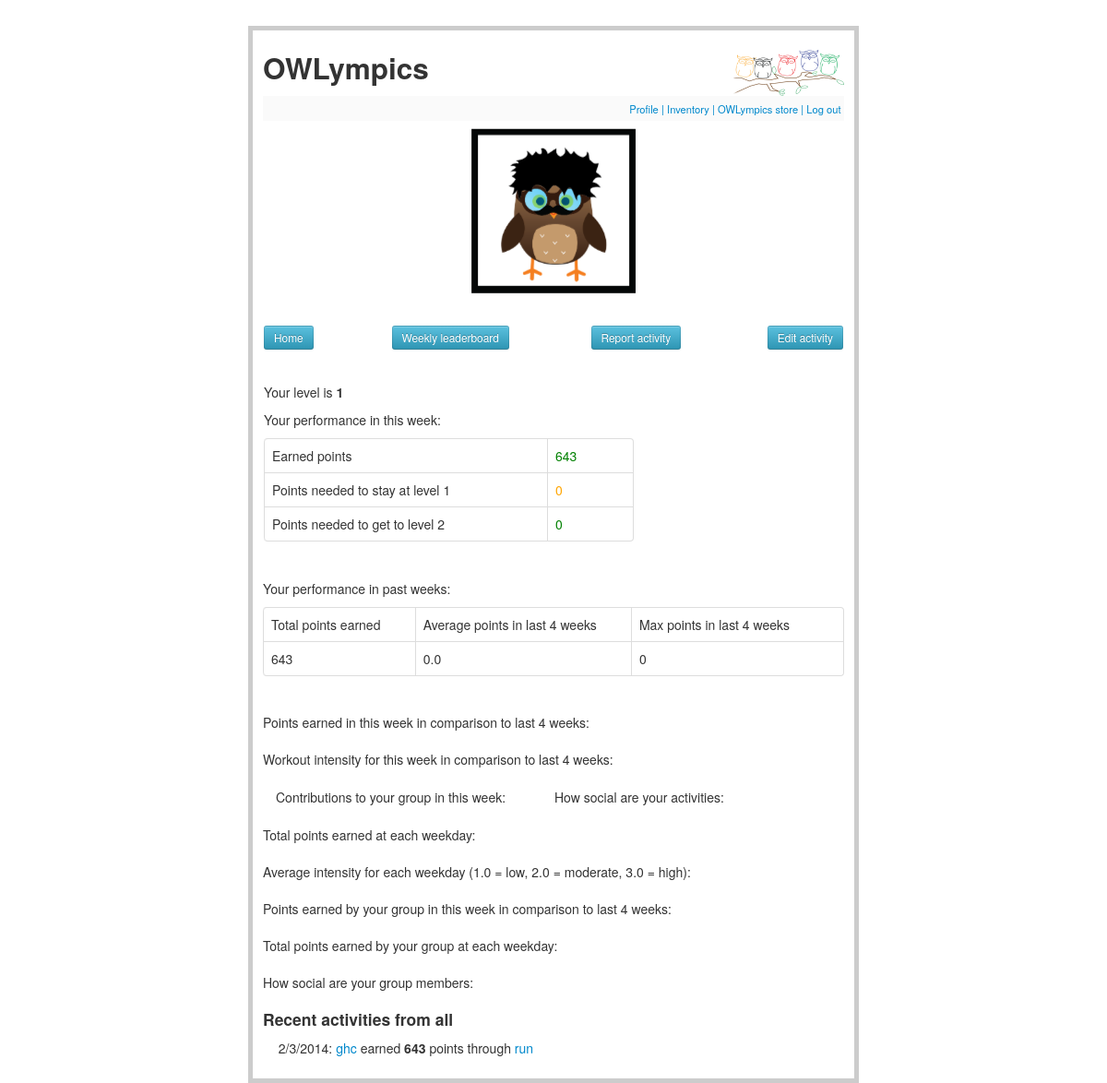
Page /home (signed in) on the committed database.
### tables this page shows
CREATE TABLE activities (
  id integer primary key autoincrement,
  username string not null,
  year integer,
  month integer,
  day integer,
  activity string not null,
  ppl integer,
  low integer,
  moderate integer,
  high integer,
  newpoints integer,
  isthisweek integer,
  note string not null,
  rate integer,
  happiness integer,
  activeness integer,
  hour integer,
  minute integer, 
  second integer
);

### owlympics.py (the view)
@app.route('/home')
def home():
    if not session.get('logged_in'):
        return redirect(url_for('login'))
    db = get_db()
    username = session.get('username')
    cur = db.execute('select newpoints from activities where username = ? and isthisweek = 1', [username])
    newpoints = [row[0] for row in cur.fetchall()]
    points = sum(newpoints)
    level_ind = 'red'
    points_more_same = 200 - points
    points_more_next = 400 - points
    if points_more_same < 0:
        points_more_same = 0
        level_ind = 'yellow'
    if points_more_next < 0:
        points_more_next = 0
        level_ind = 'green'
    cur = db.execute('update points set point = ? where username = ?', [points, username])
    db.commit()
    cur = db.execute('select * from points where username = ?', [username])
    levels = [row[2] for row in cur.fetchall()]
    level = levels[0]
    [intensity_weekday, points_weekday, points_week, low_week, moderate_week, high_week, tweek, weeks, social, activity_type] \
                            = prepare_data.past_activities(DATABASE, username)
    avg_points_week = (points_week[tweek-4] + points_week[tweek-3] + points_week[tweek-2] + points_week[tweek-1]) / 4
    max_points_week = max([points_week[tweek-4], points_week[tweek-3], points_week[tweek-2], points_week[tweek-1]])
    total_points_week = sum(points_week)
    [points_sorted, group_points_week, group_points_weekday, tweek] = prepare_data.group_points(DATABASE, username)
    return render_template('home.html', points = points, points_more_same = points_more_same, points_more_next = points_more_next,
                            level_ind = level_ind, level = level,
                            points_week = points_week, points_weekday = points_weekday, intensity_weekday = intensity_weekday,
                            avg_points_week = avg_points_week, max_points_week = max_points_week, total_points_week = total_points_week,
                            low_week = low_week, moderate_week = moderate_week, high_week = high_week, tweek = tweek, weeks = weeks, social = social,
                            points_sorted = points_sorted, group_points_week = group_points_week, group_points_weekday = group_points_weekday,
                            activity_type = activity_type,
                            activities = activity_feed())

### owlympics.py (called while the page is built)
def get_db():
    top = _app_ctx_stack.top
    if not hasattr(top, 'sqlite_db'):
        top.sqlite_db = sqlite3.connect(app.config['DATABASE'])
    return top.sqlite_db

@app.teardown_appcontext
def close_db_connection(exception):
    top = _app_ctx_stack.top
    if hasattr(top, 'sqlite_db'):
        top.sqlite_db.close()

def get_realname(username):
    db = get_db()
    username = str(username)
    cur = db.execute('select firstname, lastname from profiles where username = ?', [username])
    realnames = [dict(firstname=row[0], lastname=row[1]) for row in cur.fetchall()]
    if len(realnames) == 0:
        return ''
    else:
        realname = realnames[0]
        return str(realname['firstname']) + ' ' + (realname['lastname'])

def get_namepref(username):
    db = get_db()
    username = str(username)
    cur = db.execute('select userealname from profiles where username = ?', [username])
    userealnames = [dict(use=row[0]) for row in cur.fetchall()]
    if len(userealnames) == 0:
        return 0
    else:
        userealname = userealnames[0]
        if (userealname['use'] == 'true'):
            return 1
        else:
            return 0

def activity_feed():
    db = get_db()
    cur = db.execute('select * from activities order by id desc')
    num_activities = 3
    activities = [dict(aid=row[0], username=row[1], year=row[2], month=row[3], day=row[4], activity=row[5], newpoints=row[10],
                       realname=get_realname(row[1]), userealname=get_namepref(row[1])) for row in cur.fetchall()]
    if len(activities) > num_activities:
        activities = activities[0:num_activities]
    return activities

### prepare_data.py (called while the page is built)
def get_db(DATABASE):
    con = None
    con = lite.connect(DATABASE)
    cur = con.cursor()
    return cur

### templates/home.html (shortened to what this page needs)
{% extends "profile.html" %}
{% block profile %}
  {% if session.logged_in %}
  <form id="home">
        <dl>
                <table border="0" align="center" style="table-layout:fixed;">
                <tr>
                <td align="left" style="width:500px;">
                        <br />
                        <dt>Your level is <strong>{{level}}</strong>
                        <dt>Your performance in this week:
                        <table align="center" class="table table-bordered">
                        <tr><td align="center" style="width:400px;">Earned points</td>
                        {% if level_ind == 'green' %}
                        <td align="center" style="width:100px;"><font color='#008000'>{{points}}</td></tr>
                        {% endif %}
                        <tr><td align="center" style="width:400px;">Points needed to stay at level {{level}}</td>
                        <td align="center" style="width:100px;"><font color='#FFA500'>{{points_more_same}}</td></tr>
                        <tr><td align="center" style="width:400px;">Points needed to get to level {{level+1}}</td>
                        <td align="center" style="width:100px;"><font color='#008000'>{{points_more_next}}</td></tr>
                        </table>
                </td>
                <td align="right" style="width:300px;">
                </td>
                </tr>
                </table>
                <br />
                <dt>Your performance in past weeks:
                <table align="center" class="table table-bordered">
                        <tr>
                        <td align="center" style="width:200px;">Total points earned</td>
                        <td align="center" style="width:300px;">Average points in last 4 weeks</td>
                        <td align="center" style="width:300px;">Max points in last 4 weeks</td>
                        </tr>
                        <tr>
                        <td align="center" style="width:200px;">{{total_points_week}}</td>
                        <td align="center" style="width:300px;">{{avg_points_week}}</td>
                        <td align="center" style="width:300px;">{{max_points_week}}</td>
                        </tr>
                </table>
                <br />
                <dt>Points earned in this week in comparison to last 4 weeks:
                <br />
                <dt>Workout intensity for this week in comparison to last 4 weeks:
                <br />
                <table border="0" align="center" style="table-layout:fixed;">
                <tr>
                <td align="left" style="width:300px;">
                <dt>Contributions to your group in this week:
                </td>
                <td align="left" style="width:300px;">
                <dt>How social are your activities:
                </td>
                </tr>
                </table>
                <br />
                <dt>Total points earned at each weekday:
                <br />
                <dt>Average intensity for each weekday (1.0 = low, 2.0 = moderate, 3.0 = high):
                <br />
                <dt>Points earned by your group in this week in comparison to last 4 weeks:
                <br />
                <dt>Total points earned by your group at each weekday:
                <br />
                <dt>How social are your group members:
        </dl>
  </form>
  {% endif %}
{% endblock %}

### templates/profile.html (shortened to what this page needs)
{% extends "layout.html" %}
{% block body %}
        {% if session.logged_in %}
                <table border="0" align="center" style="table-layout:fixed;">
                <tr>
                <td align="left" style="width:100px;"><input type=button class="btn btn-small btn-info" onclick="location.href='{{ url_for('home') }}'" value="Home"></td>
                <td align="center" style="width:250px;"><input type=button class="btn btn-small btn-info" onclick="location.href='{{ url_for('leaderboard') }}'" value="Weekly leaderboard"></td>
                {% if session.admin %}
                <td align="center" style="width:200px;"><input type=button class="btn btn-small btn-info" onclick="location.href='{{ url_for('manage_user') }}'" value="Manage user"></td>
                {% else %}
                <td align="center" style="width:200px;"><input type=button class="btn btn-small btn-info" onclick="location.href='{{ url_for('report_activity') }}'" value="Report activity"></td>
                {% endif %}
                <td align="right" style="width:150px;" ><input type=button class="btn btn-small btn-info" onclick="location.href='{{ url_for('edit_activity') }}'" value="Edit activity"></td>
                </tr>
                </table>
        {% endif %}
        {% block profile %}
        {% endblock %}
        {% if activities %}
                <h4>Recent activities from all</h4>
                <ul class=entries>
                {% for activity in activities %}
                        {% if activity.userealname %}
                                <li>{{activity.month}}/{{activity.day}}/{{activity.year}}: <a href="/view_username/{{activity.username}}">{{activity.realname}}</a> earned <strong>{{activity.newpoints}}</strong> points through <a href="/view_activity/{{activity.aid}}">{{activity.activity}}</a>
                        {% else %}
                                <li>{{activity.month}}/{{activity.day}}/{{activity.year}}: <a href="/view_username/{{activity.username}}">{{activity.username}}</a> earned <strong>{{activity.newpoints}}</strong> points through <a href="/view_activity/{{activity.aid}}">{{activity.activity}}</a>
                        {% endif %}
                {% endfor %}
                </ul>
        {% endif %}
{% endblock %}

### templates/layout.html (shortened to what this page needs)
<!doctype html>
<link rel=stylesheet type=text/css href="{{ url_for('static', filename='style.css') }}">
<link rel=stylesheet type=text/css href="{{ url_for('static', filename='bootstrap.css') }}">
<link rel=stylesheet type=text/css href="{{ url_for('static', filename='cube.css') }}">
<link rel=stylesheet type=text/css href="{{ url_for('static', filename='avatar.css') }}">
<div class=page>
        <h2>OWLympics
                <img src="\static\owls_branch_LOGO2.png" width="120" height="50" align="right" >
        </h2>
        <div class=metanav>
                {% if not session.logged_in %}
                        <a href="{{ url_for('register') }}">Register</a>
                        <a>|</a>
                        <a href="{{ url_for('login') }}">Log in</a>
                {% else %}
                        <a href="{{ url_for('profile_home') }}">Profile</a>
                        <a>|</a>
                        <a href="{{ url_for('gym') }}">Inventory</a>
                        <a>|</a>
                        <a href="{{ url_for('store') }}">OWLympics store</a>
                        <a>|</a>
                        <a href="{{ url_for('logout') }}">Log out</a>
                {% endif %}
        </div>
        <table align="center" border="0">
                {% set rank = 0 %}
                {% set cube_id = -1 %}
                {% for activity in activities %}
                        {% set rank = rank + 1 %}
                        {% set cube_id = cube_id + 1 %}
                        {% if rank == 1 %}
                        <tr style="height:200px;">
                        {% endif %}
                        <td align="center" style="width:200px;">
                                <div id="experiment">
                                        <div id="cube_{{cube_id}}" class="cubewrapper">
                                                <div class="face one">
                                                </div>
                                                <div class="face two">
                                                        <div class="avatar" style="background-image:
                                                                url('static/avatar/Accessories/handlebar.png'),
                                                                url('static/avatar/Hair/the_cure.png'),
                                                                url('static/avatar/Glasses/goggles.png'),
                                                                url('static/avatar/Owls/standard_owl_template.png');">
                                                        </div>
                                                </div>
                                                <div class="face three">
                                                </div>
                                                <div class="face four">
                                                </div>
                                                <div class="face five">
                                                </div>
                                                <div class="face six">
                                                </div>
                                        </div>
                                </div>
                        </td>
                {% endfor %}
                </tr>
        </table>
        {% block body %}
        {% endblock %}
</div>

### static/style.css (style rules this page uses)
a, h1, h2 { color: #377BA8; }
h1, h2 { font-family: 'Georgia', serif; margin: 0; }
h2 { font-size: 1.2em; }
.page { margin: 2em auto; width: 45em; border: 5px solid #ccc; padding: 0.8em; background: white; }
.entries { list-style: none; margin: 0; padding: 0; }
.entries li { margin: 0.8em 1.2em; }
.metanav { text-align: right; font-size: 0.8em; padding: 0.3em; margin-bottom: 1em; background: #fafafa; }

### static/cube.css (style rules this page uses)
.cubewrapper { position: relative; margin: 0 auto; height: 160px; width: 160px; -webkit-transition: -webkit-transform 1s linear; -webkit-transform-style: preserve-3d; }
.face { position: absolute; height: 160px; width: 160px; padding: 0px; }
.cubewrapper .one { -webkit-transform: rotateX(90deg) translateZ(80px); }
.cubewrapper .two { -webkit-transform: translateZ(80px); }
.cubewrapper .three { -webkit-transform: rotateY(90deg) translateZ(80px); }
.cubewrapper .four { -webkit-transform: rotateY(180deg) translateZ(80px); }
.cubewrapper .five { -webkit-transform: rotateY(-90deg) translateZ(80px); }
.cubewrapper .six { -webkit-transform: rotateX(-90deg) translateZ(80px) rotate(180deg); }

### rows in the picture
activities: month "2", day "3", year "2014", username "ghc", newpoints "643", activity "run"

### other values in the picture
{{ level }} "1"
{{ points }} "643"
{{ points_more_same }} "0"
{{ level+1 }} "2"
{{ points_more_next }} "0"
{{ total_points_week }} "643"
{{ avg_points_week }} "0.0"
{{ max_points_week }} "0"
